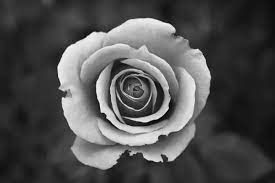
#> input picture OpenCV/Histogram_opencv/image1.jpeg, 275 x 183 px
$ python histogram_matching.py --source image1.jpeg --reference image2.jpeg   (older library calls are emulated)
#> lines starting #> are read from the running program, lines starting #| are printed output that depends on the picture
"""
    Histogram matching with OpenCV, scikit-image, and Python

    we have an input image and a reference image. Our goal is to:

        1. Compute histograms for each image
        2. Take the reference image histogram
        3. Update the pixel intensity values in the input image using the reference histogram, such that they match

        *** Take the input image and match it to the reference image,
        thereby transferring the color/intensity distribution from the
        reference image into the source image***

        image 5, 6 are considered for this code
"""

from typing import Tuple
from skimage import exposure
import matplotlib.pyplot as plt
import argparse
import cv2

# construct the argument parser and parse the arguments
ap = argparse.ArgumentParser()
ap.add_argument("-s" ,"--source" , required=True , help="Source image path")
ap.add_argument("-r" , "--reference" , required=True , help= "Reference path")
args = vars(ap.parse_args())

# load the source and reference images
source = cv2.imread(args["source"])
#> source is the input picture: shape (183, 275, 3); min 0, max 255, mean 79.5
reference = cv2.imread(args["reference"])
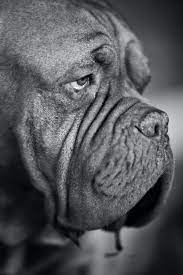
#> input picture OpenCV/Histogram_opencv/image2.jpeg, 183 x 275 px
#> reference is the input picture: shape (275, 183, 3); mean B, G, R 90.2, 86.2, 85.2

# determine if we are performing multichannel histogram matching
# and then perform histogram matching itself
print("[INFO] performing histogram matching...")
multi = True if source.shape[-1] > 1 else False
#> multi = True
matched = exposure.match_histograms(source , reference , multichannel=multi )
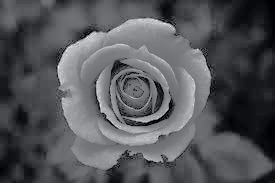
#> matched: shape (183, 275, 3); mean B, G, R 90.1, 86.1, 85.1

# show the output images
cv2.imshow("Source", source)
cv2.imshow("Reference", reference)
cv2.imshow("Matched", matched)
cv2.waitKey(0)


# *** Plots ***
# construct a figure to display the histogram plots for each channel
# before and after histogram matching was applied
(fig, axs) =  plt.subplots(nrows=3, ncols=3, figsize=(8, 8))
# loop over our source image, reference image, and output matched
# image
for (i, image) in enumerate((source, reference, matched)):
	# convert the image from BGR to RGB channel ordering
	image = cv2.cvtColor(image, cv2.COLOR_BGR2RGB)
	# loop over the names of the channels in RGB order
	for (j, color) in enumerate(("red", "green", "blue")):
		# compute a histogram for the current channel and plot it
		(hist, bins) = exposure.histogram(image[..., j],
			source_range="dtype")
		axs[j, i].plot(bins, hist / hist.max())
		# compute the cumulative distribution function for the
		# current channel and plot it
		(cdf, bins) = exposure.cumulative_distribution(image[..., j])
		axs[j, i].plot(bins, cdf)
		# set the y-axis label of the current plot to be the name
		# of the current color channel
		axs[j, 0].set_ylabel(color)
#> this loop made 3 passes


# set the axes titles
axs[0, 0].set_title("Source")
axs[0, 1].set_title("Reference")
axs[0, 2].set_title("Matched")
# display the output plots
plt.tight_layout()
plt.show()
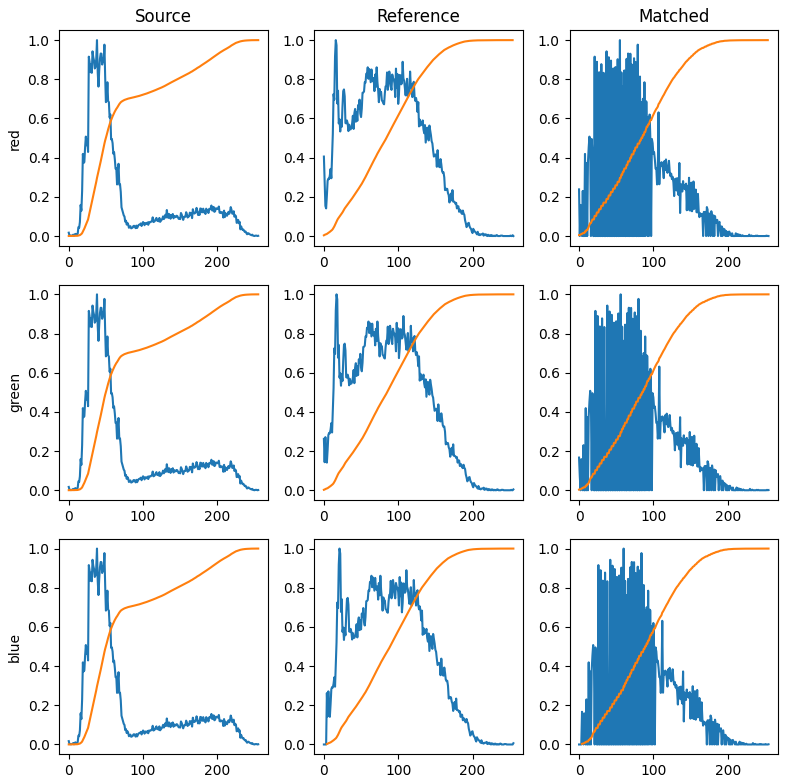
#> figure drawn by matplotlib, 9 panels; panel 1: curve peaks at x = 38, y = 1; panel 1: curve peaks at x = 255, y = 1; panel 2: curve peaks at x = 16, y = 1; panel 2: curve peaks at x = 254, y = 1
